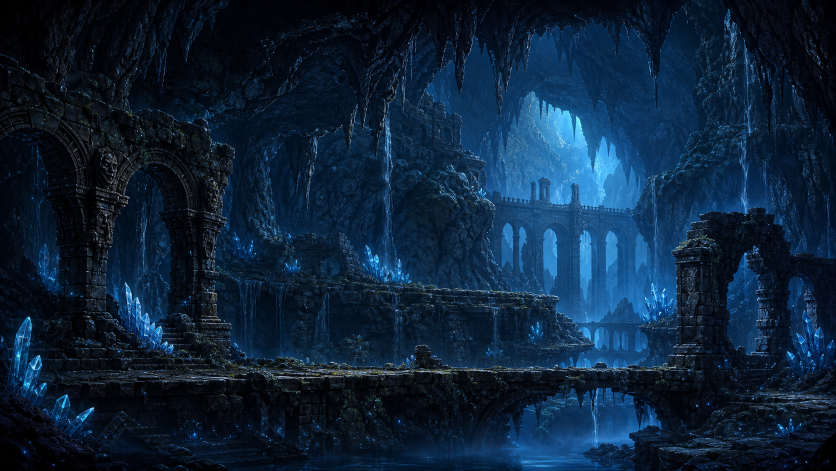
#> input picture nocturne-reliquary/assets/source/imagen_cavern_depths_hd_20260509.png, 1672 x 941 px (shown at 1/2 size)
$ python build-cavern-zora-panther-assets.py
#> lines starting #> are read from the running program, lines starting #| are printed output that depends on the picture
"""Build HD cavern section art and extended enemy animation sprites.

The cavern and enemy source images are Imagegen bitmap assets kept under
assets/source. This script normalizes them into runtime-friendly files:

  assets/generated/bg_imagen_cavern_depths_hd.png
  assets/generated/para_imagen_cavern_spires_hd.png
  assets/generated/para_imagen_cavern_mist_hd.png
  assets/generated/enemy_imagen_zora_panther_sheet.png
  assets/generated/enemy_imagen_zora_panther_frame_map.json
"""

from __future__ import annotations

import json
import math
import random
from pathlib import Path

from PIL import Image, ImageDraw, ImageEnhance, ImageFilter


ROOT = Path(__file__).resolve().parents[1]
SOURCE = ROOT / "assets" / "source"
OUT = ROOT / "assets" / "generated"

SRC_CAVERN = SOURCE / "imagen_cavern_depths_hd_20260509.png"
SRC_CREATURES = SOURCE / "imagen_zora_panther_hd_sheet_20260509.png"

BG_SIZE = (1920, 1080)
FRAME_W = 256
FRAME_H = 192
FRAMES = 24


def rgba(hex_color: str, alpha: int = 255) -> tuple[int, int, int, int]:
    hex_color = hex_color.lstrip("#")
    return (
        int(hex_color[0:2], 16),
        int(hex_color[2:4], 16),
        int(hex_color[4:6], 16),
        alpha,
    )


def crop_cover(img: Image.Image, size: tuple[int, int]) -> Image.Image:
#> called with size = (1920, 1080)
    img = img.convert("RGB")
#> img is the input picture: PIL image 1672x941 RGB; mean R, G, B 12.9, 35, 57.8
    src_w, src_h = img.size
#> src_w = 1672; src_h = 941
    target_w, target_h = size
    scale = max(target_w / src_w, target_h / src_h)
#> scale = 1.15
    resized = img.resize((round(src_w * scale), round(src_h * scale)), Image.Resampling.LANCZOS)
    x = (resized.width - target_w) // 2
#> x = 0
    y = (resized.height - target_h) // 2
#> y = 0
    return resized.crop((x, y, x + target_w, y + target_h))


def hd_finish(img: Image.Image, contrast: float = 1.06, color: float = 1.04) -> Image.Image:
    img = ImageEnhance.Contrast(img.convert("RGB")).enhance(contrast)
    img = ImageEnhance.Color(img).enhance(color)
    return img.filter(ImageFilter.UnsharpMask(radius=1.05, percent=72, threshold=3))


def make_background() -> Image.Image:
    if not SRC_CAVERN.exists():
        raise SystemExit(f"Missing Imagegen cavern source: {SRC_CAVERN}")

    img = crop_cover(Image.open(SRC_CAVERN), BG_SIZE).convert("RGBA")
#> img: PIL image 1920x1080 RGBA
    w, h = BG_SIZE

    # Keep the generated painting intact, then tune it for readability behind gameplay.
    vignette = Image.new("RGBA", BG_SIZE, (0, 0, 0, 0))
#> vignette: PIL image 1920x1080 RGBA; every value is 0
    vd = ImageDraw.Draw(vignette, "RGBA")
    for y in range(h):
        edge = abs((y / h) - 0.48)
        alpha = round(max(0, edge - 0.18) * 100)
        vd.line((0, y, w, y), fill=(0, 3, 8, alpha))
    for x in range(w):
        edge = max(0, abs((x / w) - 0.5) - 0.34)
        alpha = round(edge * 240)
        vd.line((x, 0, x, h), fill=(0, 2, 7, alpha))
    img = Image.alpha_composite(img, vignette)

    # Subtle gameplay floor sheen for the Mode-7 stretch.
    water = Image.new("RGBA", BG_SIZE, (0, 0, 0, 0))
    wd = ImageDraw.Draw(water, "RGBA")
    for y in range(735, h):
        p = (y - 735) / max(1, h - 735)
        wd.rectangle((0, y, w, y + 1), fill=(5, 38, 58, round(18 + p * 46)))
    for x in range(-60, w + 80, 54):
        yy = 806 + math.sin(x * 0.016) * 14
        wd.line((x, yy, x + 34, yy + 2), fill=rgba("#b3f7ff", 30), width=2)
    img = Image.alpha_composite(img, water.filter(ImageFilter.GaussianBlur(0.7)))
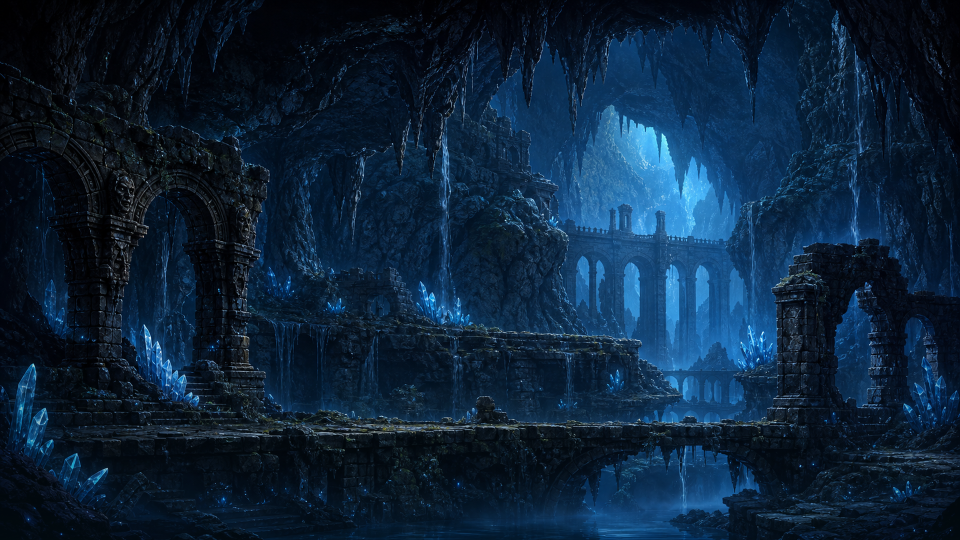
#> img: PIL image 1920x1080 RGBA (shown at 1/2 size); mean R, G, B, A 12.4, 35.1, 57.6, 255
    return hd_finish(img, contrast=1.08, color=1.06)


def make_spires() -> Image.Image:
    if not SRC_CAVERN.exists():
        raise SystemExit(f"Missing Imagegen cavern source: {SRC_CAVERN}")

    base = crop_cover(Image.open(SRC_CAVERN), BG_SIZE).convert("RGBA")
    px = base.load()
    w, h = BG_SIZE
    for y in range(h):
        top_gate = max(0.0, min(1.0, (410 - y) / 410))
        bottom_gate = max(0.0, min(1.0, (y - 610) / 360))
        for x in range(w):
            r, g, b, _ = px[x, y]
            lum = (r * 0.28 + g * 0.48 + b * 0.24)
            side_gate = max(0.0, min(1.0, (150 - min(x, w - 1 - x)) / 150))
            darkness = max(0.0, min(1.0, (82 - lum) / 82))
            alpha = max(top_gate * 220, bottom_gate * 150, side_gate * 145) * (0.35 + darkness * 0.65)
            if alpha < 10:
                px[x, y] = (0, 0, 0, 0)
            else:
                px[x, y] = (r, g, b, round(min(215, alpha)))

    draw = ImageDraw.Draw(base, "RGBA")
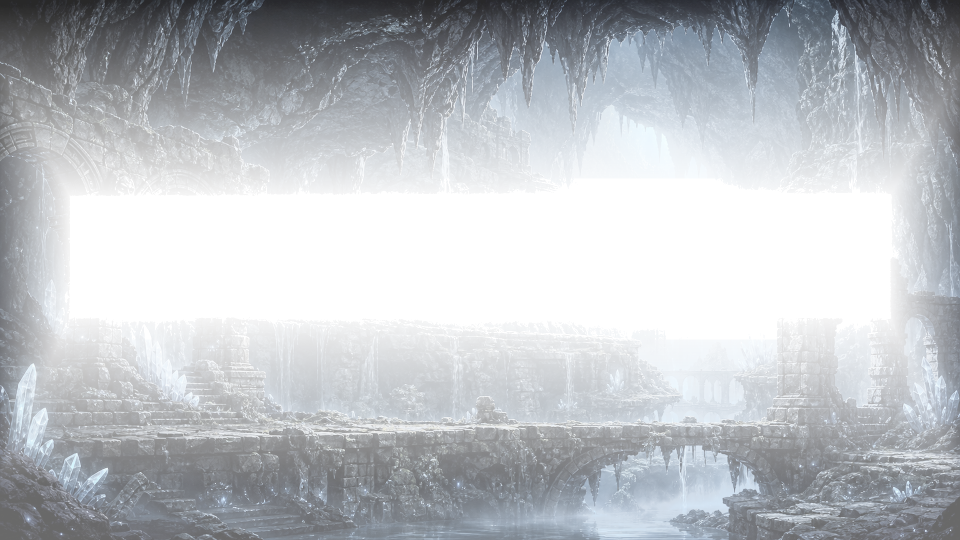
#> base: PIL image 1920x1080 RGBA (shown at 1/2 size); mean R, G, B, A 8.7, 23.5, 39.3, 69; transparent parts drawn white
    rng = random.Random(9021)
    for x in range(-40, w + 80, 68):
        length = rng.randrange(96, 285)
        jag = rng.randrange(-12, 13)
        draw.polygon(
            [(x - 18, 0), (x + 24, 0), (x + jag, length)],
            fill=rgba("#020712", 160),
            outline=rgba("#7ee8ff", 34),
        )
    for x in range(-60, w + 80, 86):
        top = h - rng.randrange(130, 315)
        draw.polygon(
            [(x - 42, h), (x + rng.randrange(-9, 10), top), (x + 46, h)],
            fill=rgba("#030b13", 150),
            outline=rgba("#6cecff", 38),
        )
    return base.filter(ImageFilter.UnsharpMask(radius=0.75, percent=55, threshold=4))
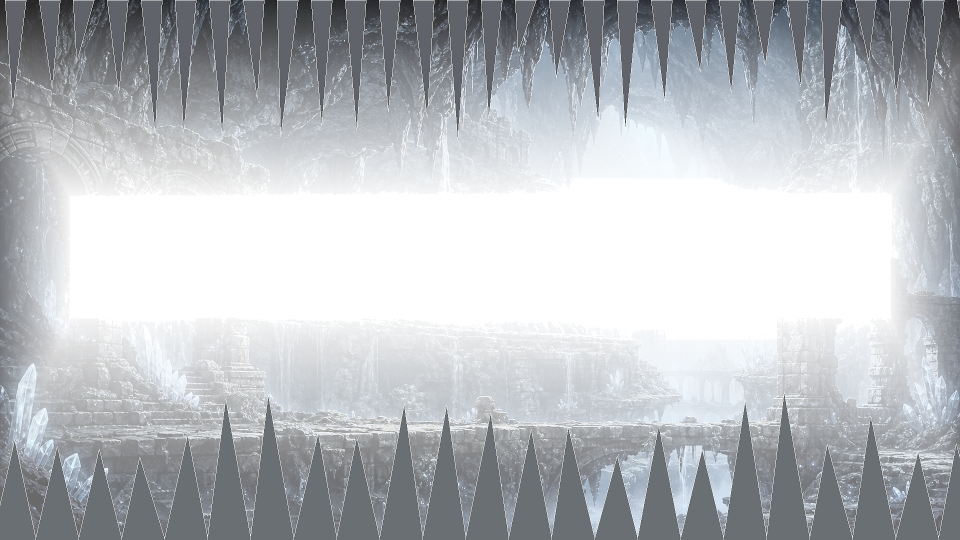
#> returned value: PIL image 1920x1080 RGBA (shown at 1/2 size); mean R, G, B, A 9.4, 23.9, 38.1, 71.4; transparent parts drawn white


def make_mist() -> Image.Image:
    rng = random.Random(7712)
    img = Image.new("RGBA", BG_SIZE, (0, 0, 0, 0))
    draw = ImageDraw.Draw(img, "RGBA")
    w, h = BG_SIZE

    for _ in range(62):
        x = rng.randrange(-260, w)
        y = rng.randrange(270, 930)
        ww = rng.randrange(220, 560)
        hh = rng.randrange(30, 115)
        draw.ellipse((x, y, x + ww, y + hh), fill=rgba("#a8ecff", rng.randrange(10, 32)))
#> this loop made 62 passes
#> (x, y, ww, hh) on passes 1 to 12: (283, 520, 227, 87), (370, 630, 238, 97), (-127, 628, 318, 43), (1745, 585, 503, 61), (1902, 770, 434, 98), (1117, 547, 486, 110), (284, 653, 245, 45), (1065, 309, 486, 34), (122, 358, 327, 106), (554, 547, 291, 31), (462, 605, 437, 33), (1188, 646, 263, 98)
    for x in range(-120, w + 140, 112):
        drift = rng.randrange(-85, 86)
        draw.line((x, 0, x + drift, h), fill=rgba("#8fefff", rng.randrange(9, 22)), width=rng.randrange(2, 5))
#> this loop made 20 passes
#> drift on passes 1 to 12: -30, -61, -46, -41, 36, -42, -24, -23, -46, -42, -38, 48
    for x in range(96, w, 245):
        draw.line((x, 70, x + rng.randrange(-24, 25), h - 130), fill=rgba("#d8fbff", 30), width=3)
    return img.filter(ImageFilter.GaussianBlur(15))
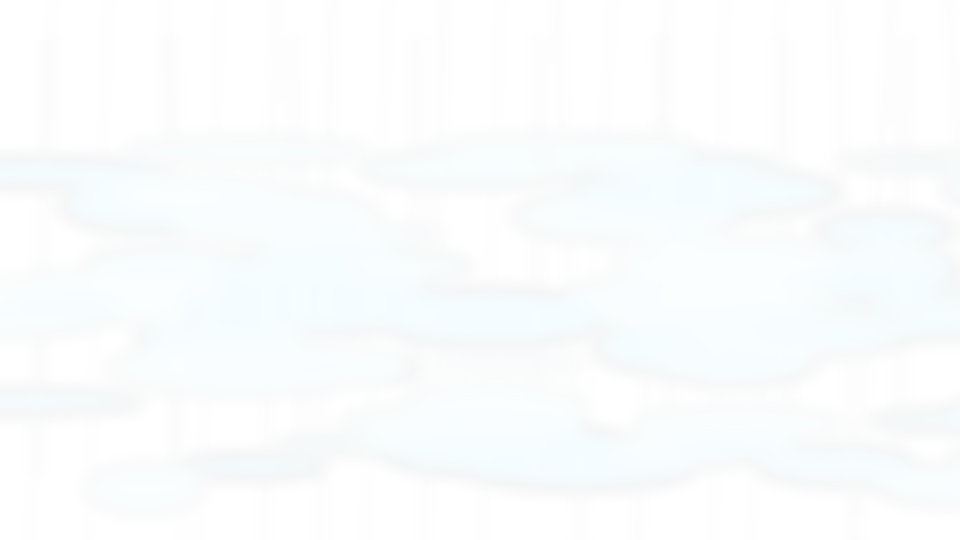
#> returned value: PIL image 1920x1080 RGBA (shown at 1/2 size); mean R, G, B, A 73.7, 104, 112.2, 8.9; transparent parts drawn white


# [182 lines left out: functions crop_cell, remove_checkerboard, trim_alpha, drop_faint_alpha, drop_small_components, normalize_frame and 3 more, not called in this run]


def make_sprite_sheet() -> Image.Image:
    if not SRC_CREATURES.exists():
#> (the run stopped early here; a loop or call above may not have finished)
